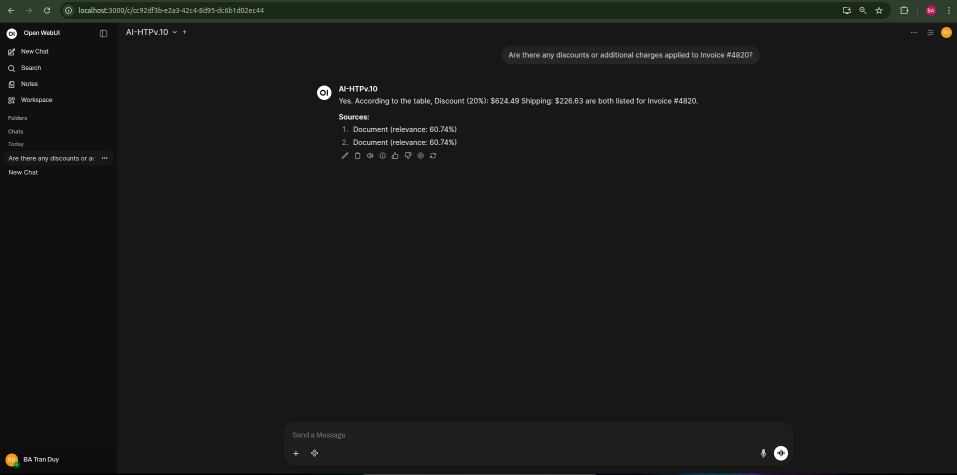
#> input picture image-1.png, 1914 x 949 px (shown at 1/2 size)
$ python -i load_image.py   (imports and definitions only)
#> lines starting #> are read from the running program, lines starting #| are printed output that depends on the picture
### rag/ocr/utils/utils.py
# -*- encoding: utf-8 -*-
# @Author: SWHL
# @Contact: liekkaskono@163.com
import hashlib
import importlib
from pathlib import Path
from sys import platform
from typing import Tuple, Union
from urllib.parse import urlparse

import cv2
import numpy as np


# [11 lines left out: function quads_to_rect_bbox, not called in this run]


def has_chinese_char(text: str) -> bool:
    return any("\u4e00" <= ch <= "\u9fff" for ch in text)


# [21 lines left out: functions get_file_sha256, save_img, not called in this run]


def is_url(url: str) -> bool:
    try:
        result = urlparse(url)
        return all([result.scheme, result.netloc])
    except Exception as e:
        return False


# [6 lines left out: function import_package, not called in this run]

### rag/ocr/utils/load_image.py
# -*- encoding: utf-8 -*-
# @Author: SWHL
# @Contact: liekkaskono@163.com
from io import BytesIO
from pathlib import Path
from typing import Any, Union

import cv2
import numpy as np
from PIL import Image, UnidentifiedImageError

try:
    import requests
    HAS_REQUESTS = True
except ImportError:
    HAS_REQUESTS = False
    requests = None

from .utils import is_url

root_dir = Path(__file__).resolve().parent
InputType = Union[str, np.ndarray, bytes, Path, Image.Image]


class LoadImage:
    def __init__(self):
        pass

    def __call__(self, img: InputType) -> np.ndarray:
        if not isinstance(img, InputType.__args__):
            raise LoadImageError(
                f"The img type {type(img)} does not in {InputType.__args__}"
            )

        origin_img_type = type(img)
        img = self.load_img(img)
        img = self.convert_img(img, origin_img_type)
        return img

    def load_img(self, img: InputType) -> np.ndarray:
#> called with img = '../../../image-1.png'
        if isinstance(img, (str, Path)):
            if is_url(img):
                if not HAS_REQUESTS:
                    raise LoadImageError(
                        "requests library required to load images from URL. "
                        "Install: pip install requests"
                    )
                img = Image.open(requests.get(img, stream=True, timeout=60).raw)
            else:
                self.verify_exist(img)
                img = Image.open(img)
#> img is the input picture: PIL image 1914x949 RGBA; mean R, G, B, A 24.7, 25.3, 24.5, 255

            try:
                img = self.img_to_ndarray(img)
            except UnidentifiedImageError as e:
                raise LoadImageError(f"cannot identify image file {img}") from e
            return img

        if isinstance(img, bytes):
            img = self.img_to_ndarray(Image.open(BytesIO(img)))
            return img

        if isinstance(img, np.ndarray):
            return img

        if isinstance(img, Image.Image):
            return self.img_to_ndarray(img)

        raise LoadImageError(f"{type(img)} is not supported!")

    def img_to_ndarray(self, img: Image.Image) -> np.ndarray:
        if img.mode == "1":
            img = img.convert("L")
            return np.array(img)
        return np.array(img)

    def convert_img(self, img: np.ndarray, origin_img_type: Any) -> np.ndarray:
        if img.ndim == 2:
            return cv2.cvtColor(img, cv2.COLOR_GRAY2BGR)

        if img.ndim == 3:
            channel = img.shape[2]
#> channel = 4
            if channel == 1:
                return cv2.cvtColor(img, cv2.COLOR_GRAY2BGR)

            if channel == 2:
                return self.cvt_two_to_three(img)

            if channel == 3:
                if issubclass(origin_img_type, (str, Path, bytes, Image.Image)):
                    return cv2.cvtColor(img, cv2.COLOR_RGB2BGR)
                return img

            if channel == 4:
                return self.cvt_four_to_three(img)

            raise LoadImageError(
                f"The channel({channel}) of the img is not in [1, 2, 3, 4]"
            )

        raise LoadImageError(f"The ndim({img.ndim}) of the img is not in [2, 3]")

    @staticmethod
    def cvt_two_to_three(img: np.ndarray) -> np.ndarray:
        """gray + alpha → BGR"""
        img_gray = img[..., 0]
        img_bgr = cv2.cvtColor(img_gray, cv2.COLOR_GRAY2BGR)

        img_alpha = img[..., 1]
        not_a = cv2.bitwise_not(img_alpha)
        not_a = cv2.cvtColor(not_a, cv2.COLOR_GRAY2BGR)

        new_img = cv2.bitwise_and(img_bgr, img_bgr, mask=img_alpha)
        new_img = cv2.add(new_img, not_a)
        return new_img

    @staticmethod
    def cvt_four_to_three(img: np.ndarray) -> np.ndarray:
        """RGBA → BGR"""
        r, g, b, a = cv2.split(img)
#> a: shape (949, 1914); every value is 255
        new_img = cv2.merge((b, g, r))

        not_a = cv2.bitwise_not(a)
#> not_a: shape (949, 1914); every value is 0
        not_a = cv2.cvtColor(not_a, cv2.COLOR_GRAY2BGR)
#> not_a: shape (949, 1914, 3); every value is 0

        new_img = cv2.bitwise_and(new_img, new_img, mask=a)

        mean_color = np.mean(new_img)
#> mean_color = 24.81
        if mean_color <= 0.0:
            new_img = cv2.add(new_img, not_a)
        else:
            new_img = cv2.bitwise_not(new_img)
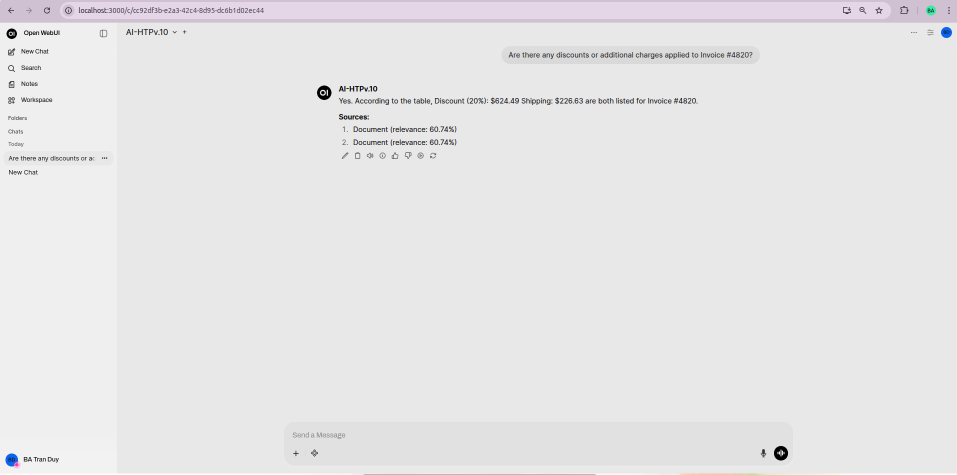
#> new_img: shape (949, 1914, 3) (shown at 1/2 size); mean B, G, R 230.5, 229.7, 230.3
        return new_img

    @staticmethod
    def verify_exist(file_path: Union[str, Path]):
        if not Path(file_path).exists():
            raise LoadImageError(f"{file_path} does not exist.")


class LoadImageError(Exception):
    pass

>>> result = LoadImage()('../../../image-1.png')
